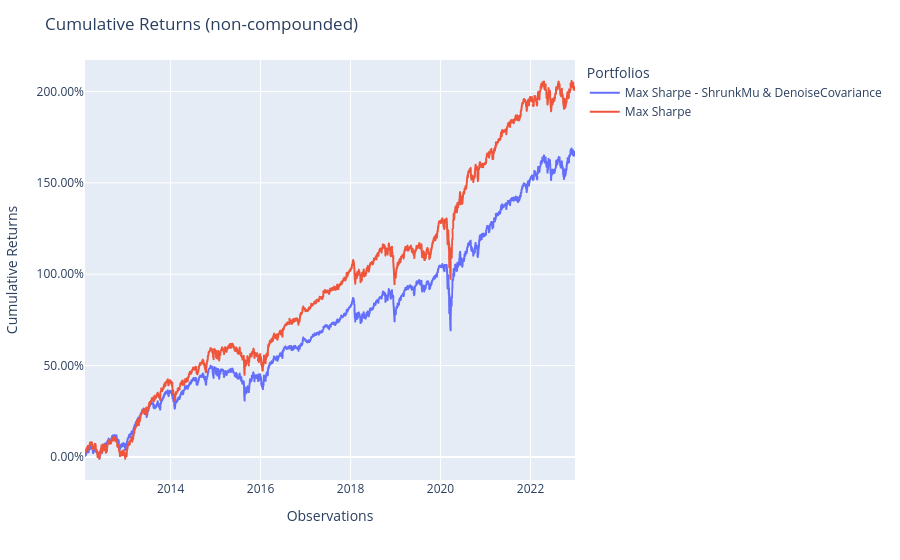

Notebook cell for this chart:
### Code cell
pred_model = model.predict(X_test)
pred_bench = bench.predict(X_test)

population = Population([pred_model, pred_bench])

fig = population.plot_cumulative_returns()
show(fig)

### Figure 1 — Plotly figure (JSON) as saved in the notebook; plotly's stock layout.template omitted (floating-point values rounded to 4 significant figures; data arrays with more than 128 entries replaced by an {"elided": "..."} marker saying what was removed)
{"data": [{"hovertemplate": "variable=Max Sharpe - ShrunkMu & DenoiseCovariance<br>index=%{x}<br>value=%{y}<extra></extra>", "legendgroup": "Max Sharpe - ShrunkMu & DenoiseCovariance", "line": {"color": "#636efa", "dash": "solid"}, "marker": {"symbol": "circle"}, "mode": "lines", "name": "Max Sharpe - ShrunkMu & DenoiseCovariance", "showlegend": true, "type": "scattergl", "x": {"elided": "2743 str values"}, "xaxis": "x", "y": {"elided": "2743 float values"}, "yaxis": "y"}, {"hovertemplate": "variable=Max Sharpe<br>index=%{x}<br>value=%{y}<extra></extra>", "legendgroup": "Max Sharpe", "line": {"color": "#EF553B", "dash": "solid"}, "marker": {"symbol": "circle"}, "mode": "lines", "name": "Max Sharpe", "showlegend": true, "type": "scattergl", "x": {"elided": "2743 str values"}, "xaxis": "x", "y": {"elided": "2743 float values"}, "yaxis": "y"}], "layout": {"legend": {"title": {"text": "Portfolios"}, "tracegroupgap": 0}, "margin": {"t": 60}, "title": {"text": "Cumulative Returns (non-compounded)"}, "xaxis": {"anchor": "y", "domain": [0, 1], "title": {"text": "Observations"}}, "yaxis": {"anchor": "x", "domain": [0, 1], "tickformat": ".2%", "title": {"text": "Cumulative Returns"}}}}
